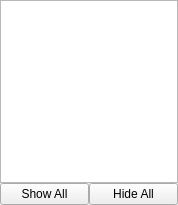
<?xml version="1.0" encoding="UTF-8"?>
<ui version="4.0">
 <class>librepcb::project::BoardLayersDock</class>
 <widget class="QDockWidget" name="librepcb::project::BoardLayersDock">
  <property name="geometry">
   <rect>
    <x>0</x>
    <y>0</y>
    <width>178</width>
    <height>205</height>
   </rect>
  </property>
  <property name="allowedAreas">
   <set>Qt::LeftDockWidgetArea|Qt::RightDockWidgetArea</set>
  </property>
  <property name="windowTitle">
   <string>Layers</string>
  </property>
  <widget class="QWidget" name="dockWidgetContents">
   <layout class="QVBoxLayout" name="verticalLayout">
    <property name="spacing">
     <number>0</number>
    </property>
    <property name="leftMargin">
     <number>0</number>
    </property>
    <property name="topMargin">
     <number>0</number>
    </property>
    <property name="rightMargin">
     <number>0</number>
    </property>
    <property name="bottomMargin">
     <number>0</number>
    </property>
    <item>
     <widget class="QListWidget" name="listWidget"/>
    </item>
    <item>
     <layout class="QHBoxLayout" name="horizontalLayout">
      <item>
       <widget class="QPushButton" name="pushButton">
        <property name="text">
         <string>Show All</string>
        </property>
       </widget>
      </item>
      <item>
       <widget class="QPushButton" name="pushButton_2">
        <property name="text">
         <string>Hide All</string>
        </property>
       </widget>
      </item>
     </layout>
    </item>
   </layout>
  </widget>
 </widget>
 <resources/>
 <connections/>
</ui>
